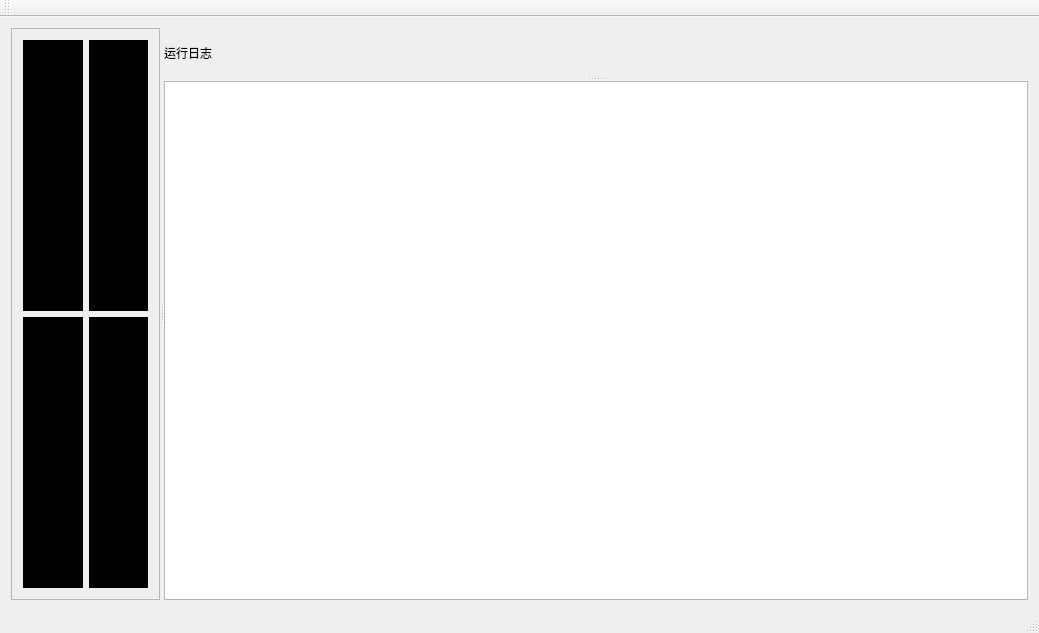
<?xml version='1.0' encoding='UTF-8'?>
<ui version="4.0">
 <class>VisionProjectClass</class>
 <widget class="QMainWindow" name="VisionProjectClass">
  <property name="geometry">
   <rect>
    <x>0</x>
    <y>0</y>
    <width>1039</width>
    <height>633</height>
   </rect>
  </property>
  <property name="windowTitle">
   <string>VisionProject</string>
  </property>
  <widget class="QWidget" name="centralWidget">
   <layout class="QGridLayout" name="gridLayout_3">
    <item row="0" column="0">
     <widget class="QSplitter" name="splitter_2">
      <property name="orientation">
       <enum>Qt::Orientation::Horizontal</enum>
      </property>
      <widget class="QFrame" name="frame">
       <property name="frameShape">
        <enum>QFrame::Shape::StyledPanel</enum>
       </property>
       <property name="frameShadow">
        <enum>QFrame::Shadow::Raised</enum>
       </property>
       <layout class="QGridLayout" name="gridLayout_2">
        <item row="0" column="0">
         <layout class="QGridLayout" name="gridLayout">
          <item row="0" column="0">
           <widget class="QLabel" name="label">
            <property name="styleSheet">
             <string notr="true">background-color: rgb(0, 0, 0);</string>
            </property>
            <property name="text">
             <string notr="true" />
            </property>
           </widget>
          </item>
          <item row="0" column="1">
           <widget class="QLabel" name="label_2">
            <property name="styleSheet">
             <string notr="true">background-color: rgb(0, 0, 0);</string>
            </property>
            <property name="text">
             <string notr="true" />
            </property>
           </widget>
          </item>
          <item row="1" column="0">
           <widget class="QLabel" name="label_3">
            <property name="styleSheet">
             <string notr="true">background-color: rgb(0, 0, 0);</string>
            </property>
            <property name="text">
             <string notr="true" />
            </property>
           </widget>
          </item>
          <item row="1" column="1">
           <widget class="QLabel" name="label_4">
            <property name="styleSheet">
             <string notr="true">background-color: rgb(0, 0, 0);</string>
            </property>
            <property name="text">
             <string notr="true" />
            </property>
           </widget>
          </item>
         </layout>
        </item>
       </layout>
      </widget>
      <widget class="QSplitter" name="splitter">
       <property name="orientation">
        <enum>Qt::Orientation::Vertical</enum>
       </property>
       <widget class="QLabel" name="label_5">
        <property name="text">
         <string>运行日志</string>
        </property>
       </widget>
       <widget class="QPlainTextEdit" name="plainTextEdit" />
      </widget>
     </widget>
    </item>
   </layout>
  </widget>
  <widget class="QToolBar" name="mainToolBar">
   <attribute name="toolBarArea">
    <enum>TopToolBarArea</enum>
   </attribute>
   <attribute name="toolBarBreak">
    <bool>false</bool>
   </attribute>
  </widget>
  <widget class="QStatusBar" name="statusBar" />
 </widget>
 <layoutdefault spacing="6" margin="11" />
 <resources>
  <include location="VisionProject.qrc" />
 </resources>
 <connections />
</ui>
